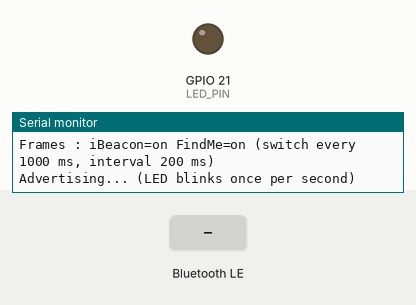
Recording of a sketch running on a simulated ESP32-S3. Shown: output pins drawn as LEDs (lit = HIGH), the last lines printed to the serial monitor. Dashed ring = blinking. Inputs (shaded band) come from the test bench. Nothing arrives over Bluetooth unless stated; a phone connects over Bluetooth LE 3 s after start.

Above: at 1.5 s.
1.6 s: Bluetooth LE write "-" received
At 1.85 s:
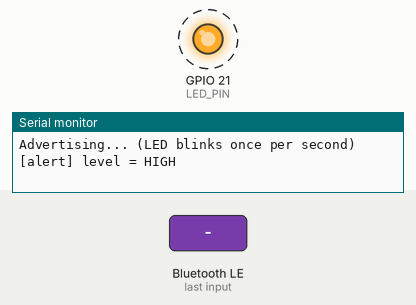
Timing chart, 0 to 10.6 s (numbered marks = the images above; inputs shaded):
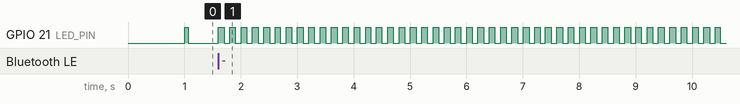

Measured:
- by itself, GPIO 21 (LED_PIN): alternates HIGH for 0.10 s and LOW for 0.10 s

The sketch:

ShrikeFiBleTag.ino
```cpp
// (licence header left out)
#include <Arduino.h>
#include <BLEDevice.h>
#include <BLEServer.h>
#include <BLEUtils.h>
#include <BLEAdvertising.h>

#include "config.h"

#define FW_VERSION "0.1.0"

// Bluetooth SIG assigned numbers (Find Me profile)
static const uint16_t UUID_IMMEDIATE_ALERT_SERVICE = 0x1802;
static const uint16_t UUID_ALERT_LEVEL_CHAR = 0x2A06;

// Advertising PDU types. Arduino-ESP32 3.x uses the NimBLE host on ESP32-S3,
// 2.x uses Bluedroid; the library takes a different constant for each.
#if defined(CONFIG_NIMBLE_ENABLED)
#define TAG_ADV_CONNECTABLE BLE_GAP_CONN_MODE_UND
#define TAG_ADV_NONCONNECTABLE BLE_GAP_CONN_MODE_NON
#else
#define TAG_ADV_CONNECTABLE ADV_TYPE_IND
#define TAG_ADV_NONCONNECTABLE ADV_TYPE_NONCONN_IND
#endif

// Alert levels defined by the Immediate Alert Service spec
enum AlertLevel : uint8_t { ALERT_NONE = 0, ALERT_MILD = 1, ALERT_HIGH = 2 };

// ---------------------------------------------------------------------------
// State shared between BLE callbacks (Bluetooth task) and loop()
// ---------------------------------------------------------------------------
static volatile bool g_connected = false;
static volatile bool g_restartAdvertising = false;
static volatile uint8_t g_alertLevel = ALERT_NONE;
static volatile uint32_t g_alertStartMs = 0;

static BLEServer* g_server = nullptr;
static BLECharacteristic* g_alertChar = nullptr;

enum Frame { FRAME_IBEACON, FRAME_FINDME };
static Frame g_currentFrame = FRAME_FINDME;
static uint32_t g_lastFrameSwitchMs = 0;

static uint8_t g_uuidBytes[16];

// The Arduino BLE library uses std::string on core 2.x and Arduino String on
// core 3.x for advertisement payloads. BLEAdvertisementData::getPayload()
// returns whichever type this core uses, so we build our payload in that type.
using PayloadString = decltype(BLEAdvertisementData().getPayload());

// ---------------------------------------------------------------------------
// Helpers
// ---------------------------------------------------------------------------
static void ledWrite(bool on) {
  digitalWrite(LED_PIN, (on == (LED_ACTIVE_HIGH != 0)) ? HIGH : LOW);
}

static void buzzerWrite(bool on) {
#if BUZZER_PIN >= 0
  digitalWrite(BUZZER_PIN, on ? HIGH : LOW);
#else
  (void)on;
#endif
}

static int hexNibble(char c) {
  if (c >= '0' && c <= '9') return c - '0';
  if (c >= 'a' && c <= 'f') return c - 'a' + 10;
  if (c >= 'A' && c <= 'F') return c - 'A' + 10;
  return -1;
}

// Parses "XXXXXXXX-XXXX-XXXX-XXXX-XXXXXXXXXXXX" into 16 big-endian bytes.
static bool parseUuid(const char* text, uint8_t out[16]) {
  int n = 0;
  int hi = -1;
  for (const char* p = text; *p; ++p) {
    if (*p == '-') continue;
    int v = hexNibble(*p);
    if (v < 0 || n >= 16) return false;
    if (hi < 0) {
      hi = v;
    } else {
      out[n++] = (uint8_t)((hi << 4) | v);
      hi = -1;
    }
  }
  return n == 16 && hi < 0;
}

// Apple iBeacon manufacturer-specific data (25 bytes):
//   4C 00        company ID (Apple, little endian)
//   02 15        iBeacon type, remaining length (21)
//   UUID[16]     proximity UUID (big endian)
//   MAJOR[2]     big endian
//   MINOR[2]     big endian
//   TX[1]        measured power at 1 m (signed dBm)
static PayloadString buildIBeaconManufacturerData() {
  uint8_t buf[25];
  buf[0] = 0x4C;
  buf[1] = 0x00;
  buf[2] = 0x02;
  buf[3] = 0x15;
  memcpy(&buf[4], g_uuidBytes, 16);
  buf[20] = (uint8_t)((IBEACON_MAJOR >> 8) & 0xFF);
  buf[21] = (uint8_t)(IBEACON_MAJOR & 0xFF);
  buf[22] = (uint8_t)((IBEACON_MINOR >> 8) & 0xFF);
  buf[23] = (uint8_t)(IBEACON_MINOR & 0xFF);
  buf[24] = (uint8_t)(int8_t)IBEACON_MEASURED_POWER;

  PayloadString s;
  for (size_t i = 0; i < sizeof(buf); ++i) s += (char)buf[i];
  return s;
}

static uint16_t msToAdvUnits(uint32_t ms) {
  uint32_t units = (ms * 1000UL) / 625UL;  // 0.625 ms units
  if (units < 0x20) units = 0x20;          // 20 ms minimum
  if (units > 0x4000) units = 0x4000;      // 10.24 s maximum
  return (uint16_t)units;
}

static void startFrame(Frame frame) {
  BLEAdvertising* adv = BLEDevice::getAdvertising();
  adv->stop();

  BLEAdvertisementData advData;

  if (frame == FRAME_IBEACON) {
    advData.setFlags(0x06);  // LE General Discoverable, BR/EDR not supported
    advData.setManufacturerData(buildIBeaconManufacturerData());
    adv->setAdvertisementType(TAG_ADV_NONCONNECTABLE);
    adv->setScanResponse(false);
  } else {
    advData.setFlags(0x06);
    advData.setCompleteServices(BLEUUID(UUID_IMMEDIATE_ALERT_SERVICE));
    advData.setName(TAG_NAME);
    // No iBeacon data in this frame on purpose: iOS hides any packet that
    // carries iBeacon data from CoreBluetooth apps such as LightBlue.
    adv->setAdvertisementType(TAG_ADV_CONNECTABLE);
    adv->setScanResponse(false);
  }

  adv->setAdvertisementData(advData);
  adv->setMinInterval(msToAdvUnits(ADV_INTERVAL_MS));
  adv->setMaxInterval(msToAdvUnits(ADV_INTERVAL_MS + 20));
  adv->start();

  g_currentFrame = frame;
  g_lastFrameSwitchMs = millis();
}

static Frame nextFrame() {
  const bool beacon = ENABLE_IBEACON_FRAME;
  const bool findMe = ENABLE_FINDME_FRAME && !g_connected;  // only one connection at a time
  if (beacon && findMe) return (g_currentFrame == FRAME_IBEACON) ? FRAME_FINDME : FRAME_IBEACON;
  if (findMe) return FRAME_FINDME;
  return FRAME_IBEACON;
}

static bool advertisingWanted() {
  return ENABLE_IBEACON_FRAME || (ENABLE_FINDME_FRAME && !g_connected);
}

static void setAlert(uint8_t level) {
  if (level > ALERT_HIGH) level = ALERT_HIGH;
  g_alertLevel = level;
  g_alertStartMs = millis();
}

// ---------------------------------------------------------------------------
// BLE callbacks (run in the Bluetooth task - keep them short)
// ---------------------------------------------------------------------------
class TagServerCallbacks : public BLEServerCallbacks {
  void onConnect(BLEServer* server) override {
    (void)server;
    g_connected = true;
    g_restartAdvertising = true;  // switch to iBeacon-only while connected
  }
  void onDisconnect(BLEServer* server) override {
    (void)server;
    g_connected = false;
    g_restartAdvertising = true;  // become connectable again
  }
};

class AlertLevelCallbacks : public BLECharacteristicCallbacks {
  void onWrite(BLECharacteristic* characteristic) override {
    auto value = characteristic->getValue();
    if (value.length() > 0) setAlert((uint8_t)value[0]);
  }
};

// ---------------------------------------------------------------------------
// LED / buzzer patterns (non-blocking)
// ---------------------------------------------------------------------------
static void updateIndicators(uint32_t now) {
  uint8_t level = g_alertLevel;

  if (level != ALERT_NONE && (now - g_alertStartMs) > ALERT_DURATION_MS) {
    level = ALERT_NONE;
    g_alertLevel = ALERT_NONE;
    if (g_alertChar) {
      uint8_t zero = ALERT_NONE;
      g_alertChar->setValue(&zero, 1);
    }
    Serial.println("[alert] timed out");
  }

  if (level == ALERT_HIGH) {
    bool on = ((now / 100) % 2) == 0;  // 5 Hz
    ledWrite(on);
    buzzerWrite(on);
  } else if (level == ALERT_MILD) {
    bool on = ((now / 250) % 2) == 0;  // 2 Hz
    ledWrite(on);
    buzzerWrite(((now / 1000) % 2) == 0 && on);
  } else if (g_connected) {
    ledWrite(true);  // solid while a phone is connected
    buzzerWrite(false);
  } else if (advertisingWanted()) {
    ledWrite((now % 1000) < 60);  // 60 ms heartbeat every second
    buzzerWrite(false);
  } else {
    ledWrite(false);
    buzzerWrite(false);
  }
}

// ---------------------------------------------------------------------------
// Arduino entry points
// ---------------------------------------------------------------------------
void setup() {
  pinMode(LED_PIN, OUTPUT);
  ledWrite(false);
#if BUZZER_PIN >= 0
  pinMode(BUZZER_PIN, OUTPUT);
  buzzerWrite(false);
#endif

  Serial.begin(SERIAL_BAUD);
  delay(300);
  Serial.println();
  Serial.println("=== ShrikeFi BLE Tag v" FW_VERSION " ===");
  Serial.println("Open BLE beacon - NOT an Apple AirTag / Find My device.");

  if (!parseUuid(IBEACON_UUID, g_uuidBytes)) {
    Serial.println("[error] IBEACON_UUID in config.h is not a valid UUID. Halting.");
    while (true) {  // fast double-blink forever = config error
      ledWrite(true);  delay(80);
      ledWrite(false); delay(80);
      ledWrite(true);  delay(80);
      ledWrite(false); delay(760);
    }
  }

  BLEDevice::init(TAG_NAME);

  g_server = BLEDevice::createServer();
  g_server->setCallbacks(new TagServerCallbacks());

  // Immediate Alert Service (Find Me profile, Bluetooth SIG 0x1802)
  BLEService* ias = g_server->createService(BLEUUID(UUID_IMMEDIATE_ALERT_SERVICE));
  g_alertChar = ias->createCharacteristic(
      BLEUUID(UUID_ALERT_LEVEL_CHAR),
      BLECharacteristic::PROPERTY_WRITE_NR | BLECharacteristic::PROPERTY_WRITE |
          BLECharacteristic::PROPERTY_READ);
  uint8_t initial = ALERT_NONE;
  g_alertChar->setValue(&initial, 1);
  g_alertChar->setCallbacks(new AlertLevelCallbacks());
  ias->start();

  Serial.printf("Name   : %s\n", TAG_NAME);
  Serial.printf("MAC    : %s\n", BLEDevice::getAddress().toString().c_str());
  Serial.printf("UUID   : %s\n", IBEACON_UUID);
  Serial.printf("Major  : %u  Minor: %u  Measured power: %d dBm\n",
                (unsigned)IBEACON_MAJOR, (unsigned)IBEACON_MINOR, (int)IBEACON_MEASURED_POWER);
  Serial.printf("Frames : iBeacon=%s FindMe=%s (switch every %u ms, interval %u ms)\n",
                ENABLE_IBEACON_FRAME ? "on" : "off", ENABLE_FINDME_FRAME ? "on" : "off",
                (unsigned)FRAME_SWITCH_MS, (unsigned)ADV_INTERVAL_MS);

  startFrame(ENABLE_FINDME_FRAME ? FRAME_FINDME : FRAME_IBEACON);
  Serial.println("Advertising... (LED blinks once per second)");
}

void loop() {
  const uint32_t now = millis();
  static uint8_t lastReportedAlert = ALERT_NONE;
  static bool lastConnected = false;

  if (g_restartAdvertising) {
    g_restartAdvertising = false;
    if (advertisingWanted()) {
      startFrame(nextFrame());
    } else {
      BLEDevice::getAdvertising()->stop();
    }
  } else if (advertisingWanted() && (now - g_lastFrameSwitchMs) >= FRAME_SWITCH_MS) {
    Frame next = nextFrame();
    if (next != g_currentFrame) startFrame(next);
    else g_lastFrameSwitchMs = now;
  }

  if (g_connected != lastConnected) {
    lastConnected = g_connected;
    Serial.println(lastConnected ? "[ble] phone connected" : "[ble] phone disconnected");
  }
  if (g_alertLevel != lastReportedAlert) {
    lastReportedAlert = g_alertLevel;
    const char* names[] = {"none", "mild", "HIGH"};
    Serial.printf("[alert] level = %s\n", names[lastReportedAlert > 2 ? 2 : lastReportedAlert]);
  }

  updateIndicators(now);
  delay(10);
}
```

config.h
```cpp
// =============================================================================
//  ShrikeFi BLE Tag - user configuration
//  Edit the values in this file, then re-flash. Nothing else needs to change.
// =============================================================================
#pragma once

// ---------------------------------------------------------------------------
// Identity
// ---------------------------------------------------------------------------

// Name shown in nRF Connect / LightBlue. Keep it short (<= 12 chars) so it
// fits in the 31-byte advertising packet together with the service UUID.
#define TAG_NAME "ShrikeFi-Tag"

// iBeacon Proximity UUID. GENERATE YOUR OWN so your tag is unique:
//   Linux/macOS:  uuidgen
//   Windows (PS): [guid]::NewGuid()
//   Python:       python -c "import uuid; print(uuid.uuid4())"
// Format: 8-4-4-4-12 hex digits, with dashes.
#define IBEACON_UUID "5F1C0DE0-5B1E-4A6F-9E2A-5A4B5341D001"

// iBeacon Major / Minor (0..65535). Use them to tell several tags apart,
// e.g. Major = owner/group, Minor = item (1 = keys, 2 = bag, ...).
#define IBEACON_MAJOR 1
#define IBEACON_MINOR 1

// "Measured power": expected RSSI (dBm) at 1 metre from the tag. Phones use it
// to estimate distance. -59 is a common default; calibrate it for your board
// (see docs/HOWTO.md -> "Calibrating distance").
#define IBEACON_MEASURED_POWER (-59)

// ---------------------------------------------------------------------------
// Advertising behaviour
// ---------------------------------------------------------------------------

// The tag alternates between two advertising "frames":
//   1. iBeacon frame   - non-connectable, for beacon scanner apps.
//   2. Find Me frame   - connectable, name + Immediate Alert Service (0x1802),
//                        so a phone can connect and make the tag blink/beep.
// iOS hides iBeacon packets from normal Bluetooth apps (CoreBluetooth), so
// the Find Me frame is what LightBlue / nRF Connect on iPhone will show.
#define ENABLE_IBEACON_FRAME 1
#define ENABLE_FINDME_FRAME 1

// How long each frame is advertised before switching (ms).
#define FRAME_SWITCH_MS 1000

// Advertising interval (ms). Lower = faster discovery + smoother RSSI,
// higher = less power. 100-1000 ms is reasonable. (BLE allows 20..10240.)
#define ADV_INTERVAL_MS 200

// ---------------------------------------------------------------------------
// Hardware
// ---------------------------------------------------------------------------

// ShrikeFi MCU user LED (ESP32-S3 GPIO21, active high).
#define LED_PIN 21
#define LED_ACTIVE_HIGH 1

// Optional ACTIVE buzzer module (beeps when its pin is HIGH). -1 = none.
// Example: wire buzzer + to GPIO4 and - to GND, then set BUZZER_PIN 4.
#define BUZZER_PIN -1

// How long an alert (written from the phone) lasts before auto-stopping (ms).
#define ALERT_DURATION_MS 15000

// Serial monitor baud rate.
#define SERIAL_BAUD 115200
```
